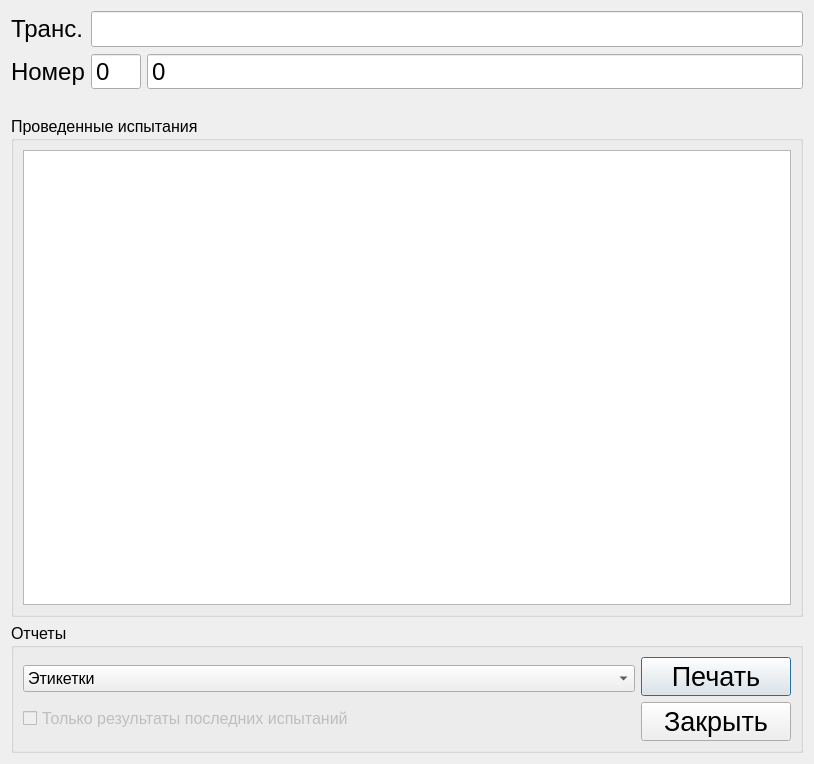
<?xml version="1.0" encoding="UTF-8"?>
<ui version="4.0">
 <class>Dialog</class>
 <widget class="QDialog" name="Dialog">
  <property name="geometry">
   <rect>
    <x>0</x>
    <y>0</y>
    <width>814</width>
    <height>764</height>
   </rect>
  </property>
  <property name="windowTitle">
   <string>Архив</string>
  </property>
  <layout class="QVBoxLayout" name="verticalLayout_3">
   <item>
    <layout class="QFormLayout" name="formLayout">
     <property name="fieldGrowthPolicy">
      <enum>QFormLayout::AllNonFixedFieldsGrow</enum>
     </property>
     <item row="0" column="0">
      <widget class="QLabel" name="label">
       <property name="font">
        <font>
         <pointsize>18</pointsize>
         <weight>50</weight>
         <bold>false</bold>
        </font>
       </property>
       <property name="text">
        <string>Транс.</string>
       </property>
      </widget>
     </item>
     <item row="0" column="1">
      <widget class="QLineEdit" name="leTransformer">
       <property name="font">
        <font>
         <pointsize>18</pointsize>
        </font>
       </property>
      </widget>
     </item>
     <item row="1" column="0">
      <widget class="QLabel" name="label_2">
       <property name="font">
        <font>
         <pointsize>18</pointsize>
         <weight>50</weight>
         <bold>false</bold>
        </font>
       </property>
       <property name="text">
        <string>Номер</string>
       </property>
      </widget>
     </item>
     <item row="1" column="1">
      <layout class="QHBoxLayout" name="horizontalLayout">
       <item>
        <widget class="QSpinBox" name="sbYear">
         <property name="minimumSize">
          <size>
           <width>0</width>
           <height>0</height>
          </size>
         </property>
         <property name="maximumSize">
          <size>
           <width>50</width>
           <height>16777215</height>
          </size>
         </property>
         <property name="font">
          <font>
           <pointsize>18</pointsize>
          </font>
         </property>
         <property name="buttonSymbols">
          <enum>QAbstractSpinBox::NoButtons</enum>
         </property>
        </widget>
       </item>
       <item>
        <widget class="QSpinBox" name="sbNumber">
         <property name="font">
          <font>
           <pointsize>18</pointsize>
          </font>
         </property>
         <property name="buttonSymbols">
          <enum>QAbstractSpinBox::NoButtons</enum>
         </property>
         <property name="minimum">
          <number>-1</number>
         </property>
         <property name="maximum">
          <number>9999999</number>
         </property>
        </widget>
       </item>
      </layout>
     </item>
    </layout>
   </item>
   <item>
    <layout class="QHBoxLayout" name="horizontalLayout_2">
     <item>
      <spacer name="horizontalSpacer">
       <property name="orientation">
        <enum>Qt::Horizontal</enum>
       </property>
       <property name="sizeHint" stdset="0">
        <size>
         <width>40</width>
         <height>20</height>
        </size>
       </property>
      </spacer>
     </item>
     <item>
      <layout class="QVBoxLayout" name="vlKeyboard"/>
     </item>
     <item>
      <spacer name="horizontalSpacer_2">
       <property name="orientation">
        <enum>Qt::Horizontal</enum>
       </property>
       <property name="sizeHint" stdset="0">
        <size>
         <width>40</width>
         <height>20</height>
        </size>
       </property>
      </spacer>
     </item>
    </layout>
   </item>
   <item>
    <widget class="QGroupBox" name="groupBox">
     <property name="font">
      <font>
       <pointsize>12</pointsize>
      </font>
     </property>
     <property name="title">
      <string>Проведенные испытания</string>
     </property>
     <layout class="QVBoxLayout" name="verticalLayout">
      <item>
       <widget class="QTableView" name="tableView">
        <property name="font">
         <font>
          <pointsize>10</pointsize>
          <weight>75</weight>
          <bold>true</bold>
         </font>
        </property>
       </widget>
      </item>
     </layout>
    </widget>
   </item>
   <item>
    <widget class="QGroupBox" name="groupBox_2">
     <property name="maximumSize">
      <size>
       <width>16777215</width>
       <height>150</height>
      </size>
     </property>
     <property name="font">
      <font>
       <pointsize>12</pointsize>
      </font>
     </property>
     <property name="title">
      <string>Отчеты</string>
     </property>
     <layout class="QHBoxLayout" name="horizontalLayout_4">
      <item>
       <layout class="QVBoxLayout" name="verticalLayout_4">
        <item>
         <widget class="QComboBox" name="comboBox">
          <item>
           <property name="text">
            <string>Этикетки</string>
           </property>
          </item>
          <item>
           <property name="text">
            <string>Результаты поверки тока намагничивения вторичных обмоток</string>
           </property>
          </item>
          <item>
           <property name="text">
            <string>Вольт-амперная харастеристика намагничивания обмоток</string>
           </property>
          </item>
          <item>
           <property name="text">
            <string>Протокол испытаний</string>
           </property>
          </item>
          <item>
           <property name="text">
            <string>Общий отчет</string>
           </property>
          </item>
         </widget>
        </item>
        <item>
         <widget class="QCheckBox" name="checkBox">
          <property name="enabled">
           <bool>false</bool>
          </property>
          <property name="text">
           <string>Только результаты последних испытаний</string>
          </property>
         </widget>
        </item>
       </layout>
      </item>
      <item>
       <layout class="QVBoxLayout" name="verticalLayout_2">
        <item>
         <widget class="QPushButton" name="pushButton">
          <property name="maximumSize">
           <size>
            <width>150</width>
            <height>16777215</height>
           </size>
          </property>
          <property name="font">
           <font>
            <pointsize>20</pointsize>
           </font>
          </property>
          <property name="text">
           <string>Печать</string>
          </property>
         </widget>
        </item>
        <item>
         <widget class="QPushButton" name="pushButton_2">
          <property name="maximumSize">
           <size>
            <width>150</width>
            <height>16777215</height>
           </size>
          </property>
          <property name="font">
           <font>
            <pointsize>20</pointsize>
           </font>
          </property>
          <property name="text">
           <string>Закрыть</string>
          </property>
         </widget>
        </item>
       </layout>
      </item>
     </layout>
    </widget>
   </item>
  </layout>
 </widget>
 <resources/>
 <connections/>
</ui>
